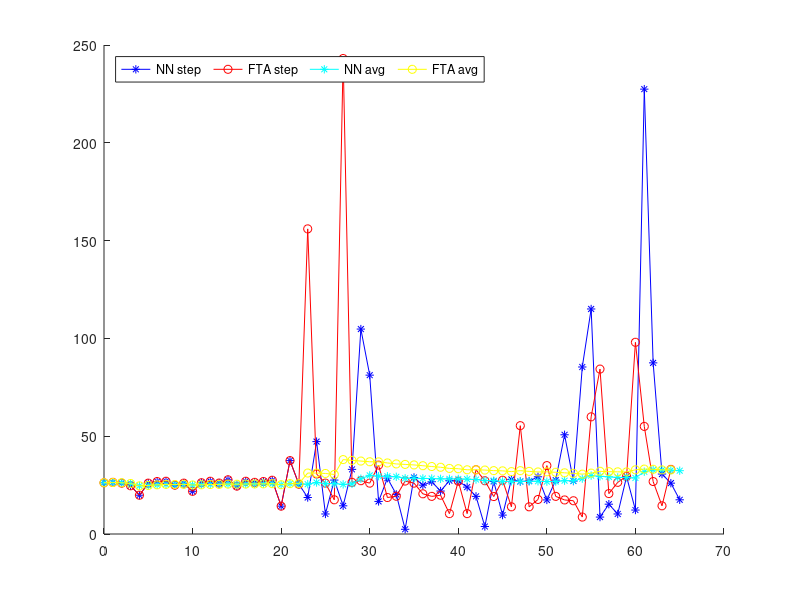

Write MATLAB code to recreate this figure. (Note: this script raises an error after producing the figure.)
%avg_vec
%step_vec
%journey_vec

NN_17 = load('map_17/data_NN.mat');
FTA_17 = load('map_17/data_FTA.mat');

NN_174 = load('map_174/data_NN.mat');
FTA_174 = load('map_174/data_FTA.mat');

NN_19 = load('map_19/data_NN.mat');
FTA_19 = load('map_19/data_FTA.mat');

NN_30 = load('map_30/data_NN.mat');
FTA_30 = load('map_30/data_FTA.mat');


X_17_NN = 0:1:size(NN_17.step_vec,2)-1;
X_17_FTA = 0:1:size(FTA_17.step_vec,2)-1;

X_174_NN = 0:1:size(NN_174.step_vec,2)-1;
X_174_FTA = 0:1:size(FTA_174.step_vec,2)-1;

X_19_NN = 0:1:size(NN_19.step_vec,2)-1;
X_19_FTA = 0:1:size(FTA_19.step_vec,2)-1;

X_30_NN = 0:1:size(NN_30.step_vec,2)-1;
X_30_FTA = 0:1:size(FTA_30.step_vec,2)-1;

X_NN = [size(NN_30.step_vec,2) size(NN_19.step_vec,2) size(NN_17.step_vec,2) size(NN_174.step_vec,2)];
X_FTA = [size(FTA_30.step_vec,2) size(FTA_19.step_vec,2) size(FTA_17.step_vec,2) size(FTA_174.step_vec,2)];

clf
fig1 = figure(1);
hold on;

plot(X_30_NN, NN_30.step_vec, 'b-*')
plot(X_30_FTA, FTA_30.step_vec, 'r-o')

plot(X_30_NN, NN_30.avg_vec, 'c-*')
plot(X_30_FTA, FTA_30.avg_vec, 'y-o')
legend('NN step','FTA step','NN avg','FTA avg','Location','northwest','Orientation','horizontal');
ax = gca;
outerpos = ax.OuterPosition;
ti = ax.TightInset; 
left = outerpos(1) + ti(1);
bottom = outerpos(2) + ti(2);
ax_width = outerpos(3) - ti(1) - ti(3);
ax_height = outerpos(4) - ti(2) - ti(4);
ax.Position = [left bottom ax_width ax_height];

saveas(fig1, '~/research/frontier_exploration/paper/figures/fig41.png', 'png');

fig2 = figure(2);
hold on;

plot(X_19_NN, NN_19.step_vec, 'b-*')
plot(X_19_FTA, FTA_19.step_vec, 'r-o')

plot(X_19_NN, NN_19.avg_vec, 'c-*')
plot(X_19_FTA, FTA_19.avg_vec, 'y-o')
legend('NN step','FTA step','NN avg','FTA avg','Location','northwest','Orientation','horizontal');
ax = gca;
outerpos = ax.OuterPosition;
ti = ax.TightInset; 
left = outerpos(1) + ti(1);
bottom = outerpos(2) + ti(2);
ax_width = outerpos(3) - ti(1) - ti(3);
ax_height = outerpos(4) - ti(2) - ti(4);
ax.Position = [left bottom ax_width ax_height];

saveas(fig2, '~/research/frontier_exploration/paper/figures/fig42.png', 'png');

fig3 = figure(3);
hold on;

plot(X_17_NN, NN_17.step_vec, 'b-*')
plot(X_17_FTA, FTA_17.step_vec, 'r-o')

plot(X_17_NN, NN_17.avg_vec, 'c-*')
plot(X_17_FTA, FTA_17.avg_vec, 'y-o')
legend('NN step','FTA step','NN avg','FTA avg','Location','northwest','Orientation','horizontal');
ax = gca;
outerpos = ax.OuterPosition;
ti = ax.TightInset; 
left = outerpos(1) + ti(1);
bottom = outerpos(2) + ti(2);
ax_width = outerpos(3) - ti(1) - ti(3);
ax_height = outerpos(4) - ti(2) - ti(4);
ax.Position = [left bottom ax_width ax_height];

saveas(fig3, '~/research/frontier_exploration/paper/figures/fig43.png', 'png');

fig4 = figure(4);
hold on;

plot(X_174_NN, NN_174.step_vec, 'b-*')
plot(X_174_FTA, FTA_174.step_vec, 'r-o')

plot(X_174_NN, NN_174.avg_vec, 'c-*')
plot(X_174_FTA, FTA_174.avg_vec, 'y-o')

legend('NN step','FTA step','NN avg','FTA avg','Location','northwest','Orientation','horizontal');

ax = gca;
outerpos = ax.OuterPosition;
ti = ax.TightInset; 
left = outerpos(1) + ti(1);
bottom = outerpos(2) + ti(2);
ax_width = outerpos(3) - ti(1) - ti(3);
ax_height = outerpos(4) - ti(2) - ti(4);
ax.Position = [left bottom ax_width ax_height];

saveas(fig4, '~/research/frontier_exploration/paper/figures/fig44.png', 'png');

%plot(X_174_NN, NN_174.step_vec, 'b-*')
%plot(X_174_FTA, FTA_174.step_vec, 'r-o')

%plot(X_19_NN, NN_19.step_vec, 'b-*')
%plot(X_19_FTA, FTA_19.step_vec, 'r-o')

xlim([0 66]);
%ylim([0 400]);

%Tracel distance

figure(5);
hold on;

plot(X_17_NN, NN_17.journey_vec, 'b:*', 'MarkerSize', 8)
plot(X_17_FTA, FTA_17.journey_vec, 'r-*', 'MarkerSize', 8)

plot(X_174_NN, NN_174.journey_vec, 'b:x', 'MarkerSize', 8)
plot(X_174_FTA, FTA_174.journey_vec, 'r-x', 'MarkerSize', 8)

plot(X_19_NN, NN_19.journey_vec, 'b:d', 'MarkerSize', 8)
plot(X_19_FTA, FTA_19.journey_vec, 'r-d', 'MarkerSize', 8)

plot(X_30_NN, NN_30.journey_vec, 'b:d', 'MarkerSize', 8)
plot(X_30_FTA, FTA_30.journey_vec, 'r-d', 'MarkerSize', 8)

journeys_NN = [sum(NN_30.step_vec),sum(NN_19.step_vec),sum(NN_17.step_vec),sum(NN_174.step_vec)]
journeys_FTA = [sum(FTA_30.step_vec),sum(FTA_19.step_vec),sum(FTA_17.step_vec),sum(FTA_174.step_vec)]
%journeys_FTA = [FTA_17.journey_vec, FTA_174.journey_vec, FTA_19.journey_vec, FTA_30.journey_vec]

avg_NN = [NN_30.avg_vec(X_NN(1)) NN_19.avg_vec(X_NN(2)) NN_17.avg_vec(X_NN(3)) NN_174.avg_vec(X_NN(4))]
avg_FTA = [FTA_30.avg_vec(X_FTA(1)) FTA_19.avg_vec(X_FTA(2)) FTA_17.avg_vec(X_FTA(3)) FTA_174.avg_vec(X_FTA(4))]

data = [journeys_NN' journeys_FTA']
percent = (data(:,2) - data(:,1))./data(:,1)

percent_avg = (avg_FTA - avg_NN) ./ avg_NN

percent_step = (X_FTA-X_NN)./X_NN

figure(6);

labels = {'A', 'B', 'C', 'D'};

h=bar(data);
h(1).FaceColor = [0.75 0.75 0.75];
h(2).FaceColor = [0.25 0.25 0.25];
set(gca, 'XTickLabel',labels, 'XTick',1:numel(labels));
legend('NN', 'FTA');